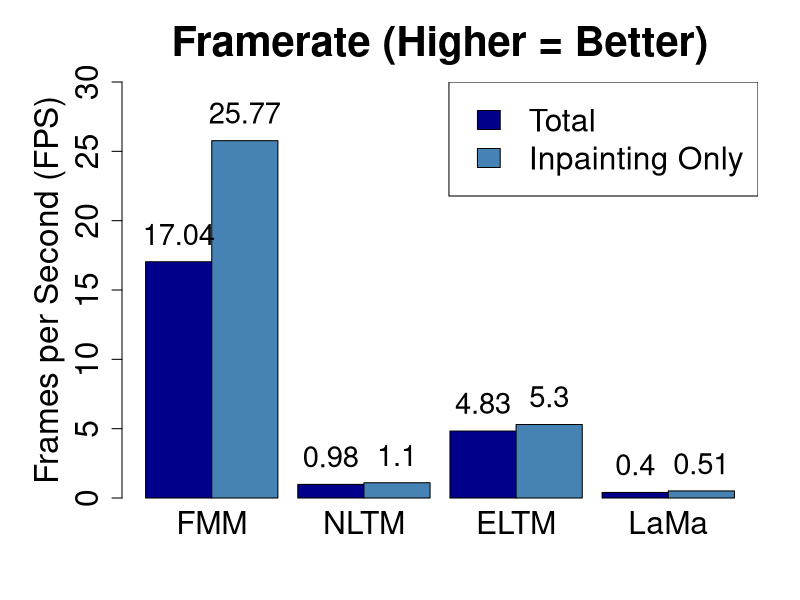

Reproduce this figure in R.
png(filename = "BackgroundPerformance.png", 
    width = 2000, 
    height = 1600,
    res = 225)

x <- c("FMM", "NLTM", "ELTM", "LaMa")

total <- c(17.04, 0.98, 4.83, 0.4)
inpaintOnly <- c(25.77, 1.1, 5.3, 0.51)

y <- rbind(total, inpaintOnly)

par(mar = c(5, 6, 4, 2) + 0.1)

bp <- barplot(y, 
              beside = TRUE, 
              names.arg = x, 
              col = c("darkblue", "steelblue"), 
              ylab = "Frames per Second (FPS)", 
              main = "Framerate (Higher = Better)", 
              ylim = c(0, 30),
              cex.axis = 1.9,
              cex.names = 1.9,
              cex.lab = 2,
              cex.main = 2.5,
              space = c(0, 0.3),
              legend.text = FALSE)

text(x = bp,          
     y = y + 2,      
     labels = y, 
     cex = 1.75)

legend("topright", 
       legend = c("Total", "Inpainting Only"), 
       fill = c("darkblue", "steelblue"),
       cex = 1.9,      
       pt.cex = 1.9,     
       bty = "o")

dev.off()
